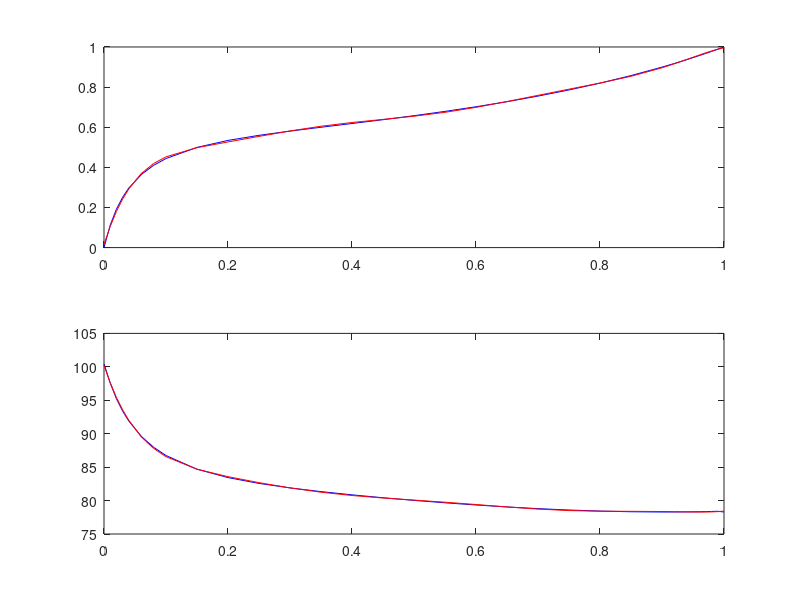

Source code (MATLAB):
% http://vle-calc.com/
% P = 1 atm = 1.01325 bar 
% TEMPERATURE 	x1 (ethanol) 	y1 (ethanol)
% �C 	mol/mol 	mol/mol
d = [100.441 	0 	0
97.5835 	0.01 	0.11164
95.2475 	0.02 	0.191085
93.3981 	0.03 	0.250545
91.8976 	0.04 	0.296722
89.6158 	0.06 	0.363756
87.9707 	0.08 	0.410054
86.7354 	0.1 	0.443975
84.6893 	0.15 	0.499492
83.4351 	0.2 	0.534207
82.5642 	0.25 	0.559613
81.8956 	0.3 	0.58066
81.3415 	0.35 	0.599826
80.8581 	0.4 	0.618502
80.4235 	0.45 	0.637544
80.0272 	0.5 	0.65754
79.6653 	0.55 	0.678934
79.3377 	0.6 	0.702102
79.0464 	0.65 	0.727396
78.7948 	0.7 	0.755173
78.5876 	0.75 	0.785817
78.4299 	0.8 	0.819759
78.3276 	0.85 	0.857498
78.2876 	0.9 	0.899622
78.2906 	0.92 	0.917853
78.3052 	0.94 	0.936949
78.332 	0.96 	0.956964
78.3501 	0.97 	0.967335
78.3715 	0.98 	0.977959
78.3962 	0.99 	0.988845
78.2929 	1 	1];

T = d(:,1);
x = d(:,2);
y = d(:,3);

n = 8;

coef = polyfit(x,y,n)
yp = polyval(coef,x);
subplot(2,1,1), plot(x,y,'b',x,yp,'r')

coefT = polyfit(x,T,n)
Tp = polyval(coefT,x);
subplot(2,1,2), plot(x,T,'b',x,Tp,'r')
